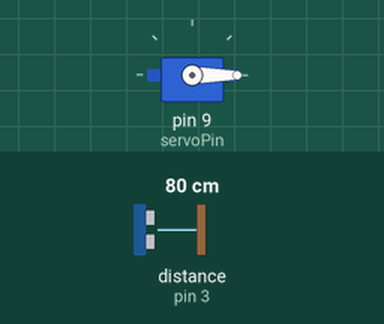
This sketch was run on a simulated Arduino Uno, built with avr-gcc and run on an emulated ATmega328P. Shown: servo. Wiring (inferred from the names in the program): ultrasonic range finder: trigger pin 2; echo pin 3. The test bench sets the inputs (shaded band); at power-on: distance to the obstacle (sensor on pin 3) 80 cm. The echo pulse lasts 58.3 µs per cm.

Above: at 2.2 s.
2.3 s: distance to the obstacle (sensor on pin 3) set to 44 cm
3.8 s: distance to the obstacle (sensor on pin 3) set to 37 cm
At 4.06 s:
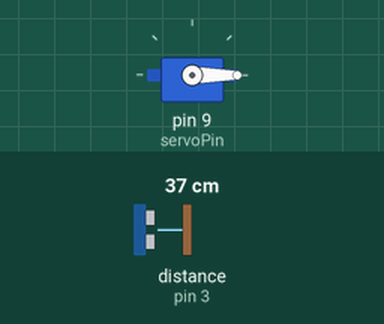
6.8 s: distance to the obstacle (sensor on pin 3) set to 60 cm
At 8.0 s:
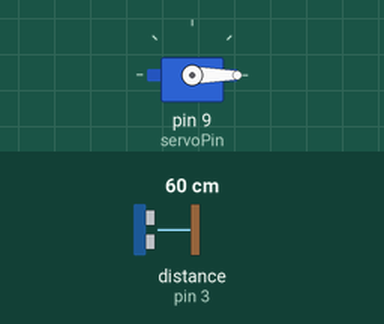
8.3 s: distance to the obstacle (sensor on pin 3) set to 2 cm
At 8.58 s:
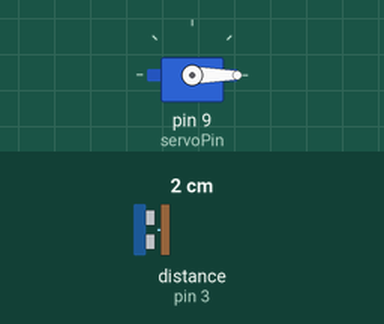
Timing chart, 0 to 12.3 s (numbered marks = the images above; inputs shaded):
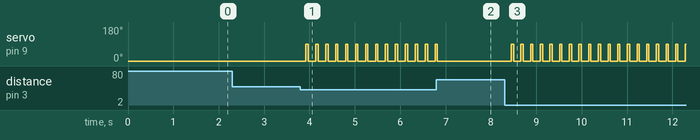

Measured:
- the behaviour switches between 41 and 40 cm on distance to the obstacle (sensor on pin 3) (found by bisection; images 0 and 1)
- after the input at 2.3 s, every drawn part: stays the same
- after the input at 3.8 s, servo on pin 9 (servoPin): alternates 90° for 0.05 s and 0° for 0.17 s, starting after 0.12 s
- after the input at 6.8 s, servo on pin 9 (servoPin): goes on until 6.8 s, then stays 0°
- after the input at 8.3 s, servo on pin 9 (servoPin): alternates 90° for 0.05 s and 0° for 0.16 s, starting after 0.15 s

The sketch:

sketch_jun20a.ino
```cpp
#include <Servo.h>   //servo library
Servo servo;
int trigPin = 2;
int echoPin = 3;
int servoPin = 9;

long duration, dist, average;
long aver[3];


void setup() {
    servo.attach(servoPin);
    pinMode(trigPin, OUTPUT);
    pinMode(echoPin, INPUT);
    servo.write(0);         //close dustbin cap on power on
    delay(1000);
    servo.detach();
}

void measure() {
digitalWrite(trigPin, LOW);
delayMicroseconds(5);
digitalWrite(trigPin, HIGH);
delayMicroseconds(15);
digitalWrite(trigPin, LOW);
pinMode(echoPin, INPUT);
duration = pulseIn(echoPin, HIGH);
dist = (duration/2) / 29.1;    //obtain distance
}
void loop() {
  for (int i=0;i<=2;i++) {   //average distance
    measure();
   aver[i]=dist;
    delay(50);              //delay between measurements
  }
 dist=(aver[0]+aver[1]+aver[2])/3;    //average distance by 3 measurements

if ( dist<40 ) {
 //if hand on the distance 10...50 cm
 servo.attach(servoPin);
  delay(1);
 servo.write(90);
 delay(50);       //wait 5 seconds
 servo.write(0);
 delay(10);
 servo.detach();
}
}
```
